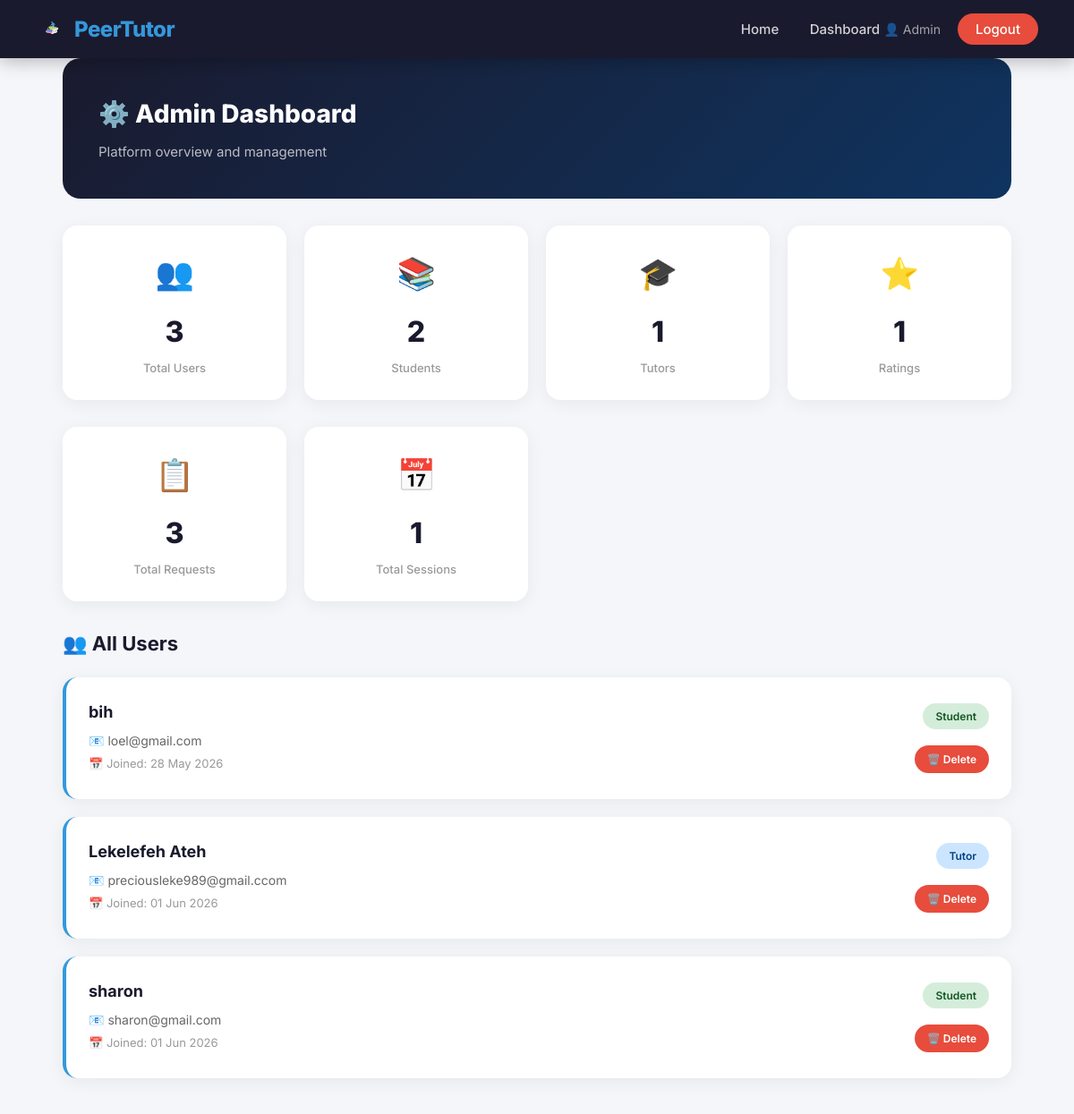
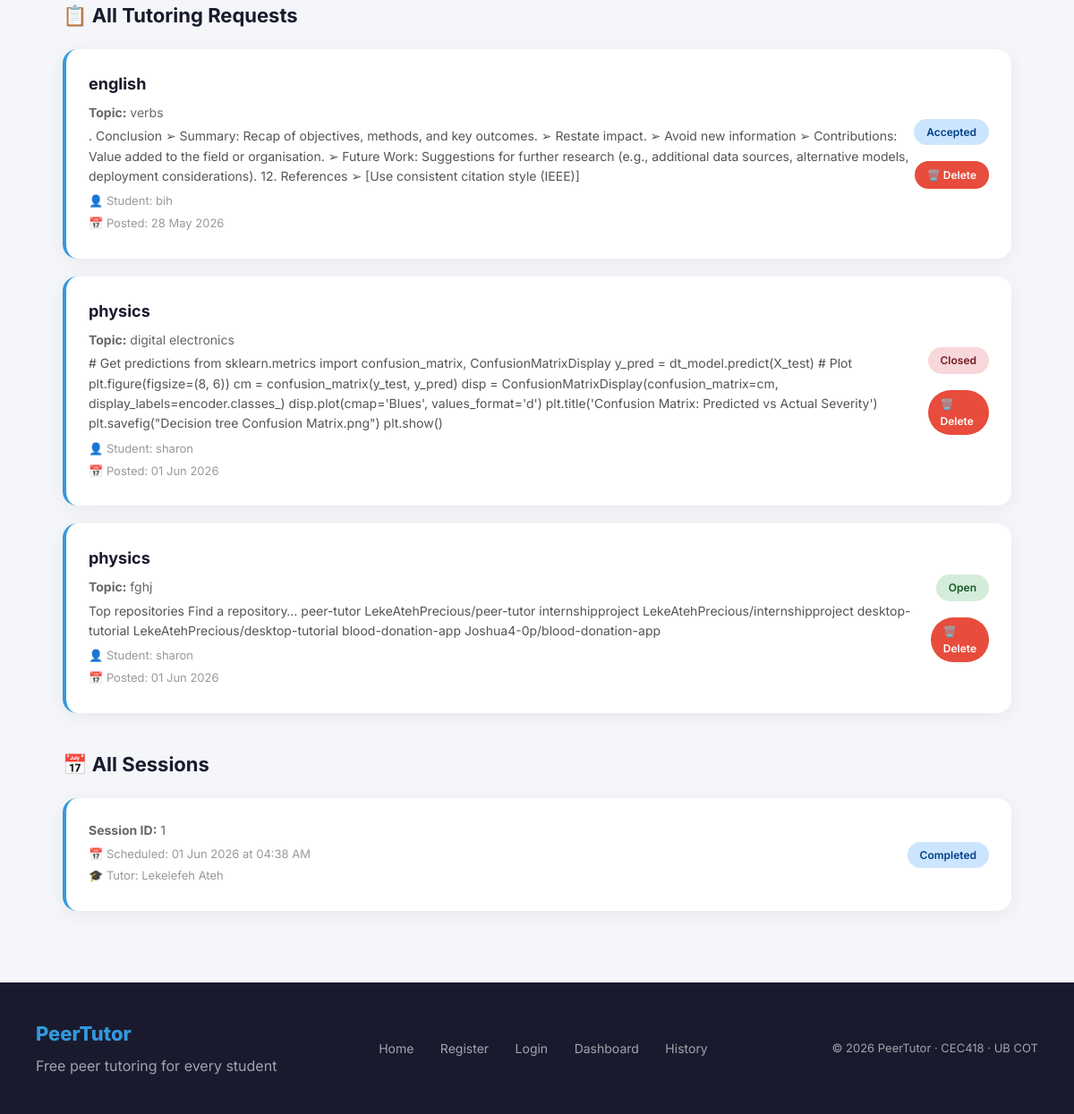
The page /admin (signed in) on the database its author committed (2 pictures, top to bottom).
### app/models.py (models this page shows, shortened)
class User(db.Model, UserMixin):
    id = db.Column(db.Integer, primary_key=True)
    full_name = db.Column(db.String(100), nullable=False)
    email = db.Column(db.String(120), unique=True,
                      nullable=False)
    password = db.Column(db.String(200), nullable=False)
    role = db.Column(db.String(10), nullable=False)
    created_at = db.Column(db.DateTime,
                           default=datetime.utcnow)
    requests = db.relationship(
        "TutoringRequest",
        foreign_keys="TutoringRequest.student_id",
        backref="student",
        lazy=True
    )
    sessions = db.relationship(
        "Session",
        foreign_keys="Session.tutor_id",
        backref="tutor",
        lazy=True
    )

class TutoringRequest(db.Model):
    id = db.Column(db.Integer, primary_key=True)
    subject = db.Column(db.String(100), nullable=False)
    topic = db.Column(db.String(200), nullable=False)
    description = db.Column(db.Text, nullable=True)
    status = db.Column(db.String(20), default="open")
    created_at = db.Column(db.DateTime,
                           default=datetime.utcnow)
    student_id = db.Column(
        db.Integer,
        db.ForeignKey("user.id"),
        nullable=False
    )

class Session(db.Model):
    id = db.Column(db.Integer, primary_key=True)
    scheduled_time = db.Column(db.DateTime, nullable=False)
    status = db.Column(db.String(20), default="upcoming")
    request_id = db.Column(
        db.Integer,
        db.ForeignKey("tutoring_request.id"),
        nullable=False
    )
    tutor_id = db.Column(
        db.Integer,
        db.ForeignKey("user.id"),
        nullable=False
    )
    created_at = db.Column(db.DateTime,
                           default=datetime.utcnow)
    messages = db.relationship(
        "Message",
        backref="session",
        lazy=True
    )

### app/routes.py (the view)
@main.route("/admin")
@login_required
def admin():
    if (current_user.email != "admin@peertutor.com" and
            current_user.role != "admin"):
        flash("Access denied.", "danger")
        return redirect(url_for("main.dashboard"))
    total_users = User.query.filter(
        User.email != "admin@peertutor.com").count()
    total_students = User.query.filter_by(
        role="student").count()
    total_tutors = User.query.filter_by(
        role="tutor").count()
    total_requests = TutoringRequest.query.count()
    total_sessions = Session.query.count()
    total_ratings = Rating.query.count()
    all_users = User.query.filter(
        User.email != "admin@peertutor.com").all()
    all_requests = TutoringRequest.query.all()
    all_sessions = Session.query.all()
    return render_template(
        "admin.html",
        total_users=total_users,
        total_students=total_students,
        total_tutors=total_tutors,
        total_requests=total_requests,
        total_sessions=total_sessions,
        total_ratings=total_ratings,
        all_users=all_users,
        all_requests=all_requests,
        all_sessions=all_sessions
    )

### app/models.py (called while the page is built)
@login_manager.user_loader
def load_user(user_id):
    return User.query.get(int(user_id))

### app/templates/admin.html (shortened to what this page needs)
{% extends "base.html" %}
{% block styles %}
<link rel="stylesheet"
    href="{{ url_for('static', filename='css/dashboard.css') }}">
{% endblock %}
{% block content %}
<div class="container">
    <div class="dashboard-header">
        <div>
            <h1>⚙️ Admin Dashboard</h1>
            <p>Platform overview and management</p>
        </div>
    </div>
    <div class="stats-row">
        <div class="stat-card">
            <div class="stat-icon">👥</div>
            <div class="stat-value">{{ total_users }}</div>
            <div class="stat-label">Total Users</div>
        </div>
        <div class="stat-card">
            <div class="stat-icon">📚</div>
            <div class="stat-value">
                {{ total_students }}
            </div>
            <div class="stat-label">Students</div>
        </div>
        <div class="stat-card">
            <div class="stat-icon">🎓</div>
            <div class="stat-value">{{ total_tutors }}</div>
            <div class="stat-label">Tutors</div>
        </div>
        <div class="stat-card">
            <div class="stat-icon">⭐</div>
            <div class="stat-value">{{ total_ratings }}</div>
            <div class="stat-label">Ratings</div>
        </div>
    </div>
    <div class="stats-row">
        <div class="stat-card">
            <div class="stat-icon">📋</div>
            <div class="stat-value">
                {{ total_requests }}
            </div>
            <div class="stat-label">Total Requests</div>
        </div>
        <div class="stat-card">
            <div class="stat-icon">📅</div>
            <div class="stat-value">
                {{ total_sessions }}
            </div>
            <div class="stat-label">Total Sessions</div>
        </div>
    </div>
    <h3 class="section-title" style="margin-top: 30px;">
        👥 All Users
    </h3>
    {% for user in all_users %}
    <div class="request-card">
        <div class="request-info">
            <h4>{{ user.full_name }}</h4>
            <p style="color: #666; font-size: 14px;">
                📧 {{ user.email }}
            </p>
            <p style="color: #999; font-size: 13px;">
                📅 Joined: {{ user.created_at.strftime(
                    '%d %b %Y') }}
            </p>
        </div>
        <div class="request-actions">
            {% if user.role == "student" %}
            <span class="badge badge-open">Student</span>
            {% elif user.role == "tutor" %}
            <span class="badge badge-accepted">Tutor</span>
            {% endif %}
            <a href="/admin/delete/user/{{ user.id }}"
                class="btn"
                style="background: #e74c3c;
                font-size: 12px;
                padding: 6px 14px;
                margin-top: 8px;"
                onclick="return confirm(
                    'Are you sure you want to delete this user?')">
                🗑️ Delete
            </a>
        </div>
    </div>
    {% else %}
    <div class="empty-state">
        <div class="empty-icon">👥</div>
        <h3>No users yet</h3>
    </div>
    {% endfor %}
    <h3 class="section-title" style="margin-top: 40px;">
        📋 All Tutoring Requests
    </h3>
    {% for req in all_requests %}
    <div class="request-card">
        <div class="request-info">
            <h4>{{ req.subject }}</h4>
            <p>
                <strong>Topic:</strong> {{ req.topic }}
            </p>
            <p style="color: #555; font-size: 14px;">
                {{ req.description }}
            </p>
            <p style="color: #999; font-size: 13px;
                margin-top: 6px;">
                👤 Student: {{ req.student.full_name }}
            </p>
            <p style="color: #999; font-size: 13px;">
                📅 Posted: {{ req.created_at.strftime(
                    '%d %b %Y') }}
            </p>
        </div>
        <div class="request-actions">
            {% if req.status == "open" %}
            <span class="badge badge-open">Open</span>
            {% elif req.status == "accepted" %}
            <span class="badge badge-accepted">
                Accepted
            </span>
            {% else %}
            <span class="badge badge-closed">Closed</span>
            {% endif %}
            <a href="/admin/delete/request/{{ req.id }}"
                class="btn"
                style="background: #e74c3c;
                font-size: 12px;
                padding: 6px 14px;
                margin-top: 8px;"
                onclick="return confirm(
                    'Are you sure you want to delete this request?')">
                🗑️ Delete
            </a>
        </div>
    </div>
    {% else %}
    <div class="empty-state">
        <div class="empty-icon">📋</div>
        <h3>No requests yet</h3>
    </div>
    {% endfor %}
    <h3 class="section-title" style="margin-top: 40px;">
        📅 All Sessions
    </h3>
    {% for session in all_sessions %}
    <div class="request-card">
        <div class="request-info">
            <p>
                <strong>Session ID:</strong>
                {{ session.id }}
            </p>
            <p style="color: #999; font-size: 13px;">
                📅 Scheduled:
                {{ session.scheduled_time.strftime(
                    '%d %b %Y at %I:%M %p') }}
            </p>
            <p style="color: #999; font-size: 13px;">
                🎓 Tutor: {{ session.tutor.full_name }}
            </p>
        </div>
        <div class="request-actions">
            {% if session.status == "upcoming" %}
            <span class="badge badge-open">Upcoming</span>
            {% elif session.status == "completed" %}
            <span class="badge badge-accepted">
                Completed
            </span>
            {% endif %}
        </div>
    </div>
    {% else %}
    <div class="empty-state">
        <div class="empty-icon">📅</div>
        <h3>No sessions yet</h3>
    </div>
    {% endfor %}
</div>
{% endblock %}

### app/templates/base.html (shortened to what this page needs)
<!DOCTYPE html>
<html lang="en">
<head>
    <link rel="stylesheet"
        href="{{ url_for('static', filename='css/base.css') }}">
    {% block styles %}{% endblock %}
</head>
<body>
    <nav>
        <a href="/" class="logo">
            <img src="{{ url_for('static',
                filename='images/logo.png') }}"
                alt="PeerTutor Logo"
                style="width: 35px; height: 35px;
                object-fit: contain;">
            PeerTutor
        </a>
        <div class="nav-links" id="navLinks">
            <a href="/">Home</a>
            {% if current_user.is_authenticated %}
                {% if current_user.role == "admin" %}
                    <a href="/admin">Dashboard</a>
                {% else %}
                    <a href="/dashboard">Dashboard</a>
                    <a href="/history">History</a>
                {% endif %}
                <span style="color: rgba(255,255,255,0.6);
                    font-size: 14px;">
                    👤 {{ current_user.full_name }}
                </span>
                <a href="/logout" class="btn-nav"
                style="background: #e74c3c;">
                    Logout
                </a>
            {% endif %}
        </div>
    </nav>
    {% block content %}{% endblock %}
    <footer>
        <div>
            <div class="footer-logo">PeerTutor</div>
            <div>Free peer tutoring for every student</div>
        </div>
        <div class="footer-links">
            <a href="/">Home</a>
            <a href="/register">Register</a>
            <a href="/login">Login</a>
            <a href="/dashboard">Dashboard</a>
            <a href="/history">History</a>
        </div>
        <div class="footer-copy">
            © 2026 PeerTutor · CEC418 · UB COT
        </div>
    </footer>
</body>
</html>

### app/static/css/base.css (style rules this page uses)
* { margin: 0; padding: 0; box-sizing: border-box; }
body { font-family: 'Inter', Arial, sans-serif; background-color: #f4f6f9; color: #333; line-height: 1.6; }
nav { background-color: #1a1a2e; padding: 15px 40px; display: flex; justify-content: space-between; align-items: center; position: sticky; top: 0; z-index: 1000; box-shadow: 0 2px 20px rgba(0,0,0,0.3); }
nav .logo { color: #3498db; font-size: 24px; font-weight: 800; text-decoration: none; letter-spacing: -0.5px; display: flex; flex-direction: row; align-items: center; gap: 8px; line-height: 1; }
nav .nav-links a { color: rgba(255,255,255,0.8); text-decoration: none; margin-left: 30px; font-size: 15px; font-weight: 500; transition: color 0.3s ease; }
nav .nav-links .btn-nav { background: #3498db; color: white; padding: 8px 20px; border-radius: 50px; margin-left: 15px; }
.container { max-width: 1100px; margin: 0 auto; padding: 0 20px; }
.btn { display: inline-block; padding: 12px 28px; background: #3498db; color: white; border: none; border-radius: 50px; cursor: pointer; text-decoration: none; font-size: 15px; font-weight: 600; transition: all 0.3s ease; }
footer { background: #1a1a2e; color: rgba(255,255,255,0.6); padding: 40px; margin-top: 80px; display: flex; justify-content: space-between; align-items: center; flex-wrap: wrap; gap: 20px; }
footer .footer-logo { color: #3498db; font-size: 22px; font-weight: 800; margin-bottom: 6px; }
footer .footer-links a { color: rgba(255,255,255,0.6); text-decoration: none; margin-right: 25px; font-size: 14px; transition: color 0.3s ease; }
footer .footer-copy { font-size: 13px; }

### app/static/css/dashboard.css (style rules this page uses)
.dashboard-header { background: linear-gradient(135deg, #1a1a2e 0%, #0f3460 100%); color: white; padding: 40px; border-radius: 20px; margin-bottom: 30px; display: flex; justify-content: space-between; align-items: center; }
.dashboard-header h1 { font-size: 28px; font-weight: 800; margin-bottom: 8px; }
.dashboard-header p { color: rgba(255,255,255,0.7); font-size: 15px; }
.stats-row { display: grid; grid-template-columns: repeat(4, 1fr); gap: 20px; margin-bottom: 30px; }
.stat-card { background: white; padding: 25px; border-radius: 16px; box-shadow: 0 4px 20px rgba(0,0,0,0.06); text-align: center; transition: transform 0.3s ease; }
.stat-card .stat-icon { font-size: 35px; margin-bottom: 12px; }
.stat-card .stat-value { font-size: 32px; font-weight: 800; color: #1a1a2e; margin-bottom: 5px; }
.stat-card .stat-label { color: #999; font-size: 13px; font-weight: 500; }
.section-title { font-size: 22px; font-weight: 700; color: #1a1a2e; margin-bottom: 20px; display: flex; align-items: center; gap: 10px; }
.request-card { background: white; padding: 25px; border-radius: 16px; box-shadow: 0 4px 20px rgba(0,0,0,0.06); margin-bottom: 20px; border-left: 4px solid #3498db; transition: transform 0.3s ease, box-shadow 0.3s ease; display: flex; justify-content: space-between; align-items: center; }
.request-info h4 { font-size: 18px; font-weight: 700; color: #1a1a2e; margin-bottom: 6px; }
.request-info p { color: #666; font-size: 14px; margin-bottom: 4px; }
.request-actions { display: flex; flex-direction: column; align-items: flex-end; gap: 10px; }
.badge { display: inline-block; padding: 5px 14px; border-radius: 50px; font-size: 12px; font-weight: 600; }
.badge-open { background: #d4edda; color: #155724; }
.badge-accepted { background: #cce5ff; color: #004085; }
.badge-closed { background: #f8d7da; color: #721c24; }

### rows shown on the page
User: full_name "Admin"
User: full_name "bih", email "loel@gmail.com", created_at "28 May 2026", role "Student"
User: full_name "Lekelefeh Ateh", email "preciousleke989@gmail.ccom", created_at "01 Jun 2026", role "Tutor"
User: full_name "sharon", email "sharon@gmail.com", created_at "01 Jun 2026", role "Student"
TutoringRequest: subject "english", topic "verbs", description ". Conclusion ➢ Summary: Recap of objectives, methods, and key outcomes. ➢ Restate impact. ➢ Avoid new information ➢ Contributions: Value added to the field or organisation. ➢ Future Work: Suggestions for further research (e.g., additional data sources, alternative models, deployment considerations). 12. References ➢ [Use consistent citation style (IEEE)]", student.full_name "bih", created_at "28 May 2026", status "Accepted"
TutoringRequest: subject "physics", topic "digital electronics", description "# Get predictions from sklearn.metrics import confusion_matrix, ConfusionMatrixDisplay y_pred = dt_model.predict(X_test) # Plot plt.figure(figsize=(8, 6)) cm = confusion_matrix(y_test, y_pred) disp = ConfusionMatrixDisplay(confusion_matrix=cm, display_labels=encoder.classes_) disp.plot(cmap='Blues', values_format='d') plt.title('Confusion Matrix: Predicted vs Actual Severity') plt.savefig(\"Decision tree Confusion Matrix.png\") plt.show()", student.full_name "sharon", created_at "01 Jun 2026", status "Closed"
TutoringRequest: subject "physics", topic "fghj", description "Top repositories Find a repository… peer-tutor LekeAtehPrecious/peer-tutor internshipproject LekeAtehPrecious/internshipproject desktop-tutorial LekeAtehPrecious/desktop-tutorial blood-donation-app Joshua4-0p/blood-donation-app", student.full_name "sharon", created_at "01 Jun 2026", status "Open"

### other values the page prints
{{ total_users }} "3"
{{ total_students }} "2"
{{ total_tutors }} "1"
{{ total_ratings }} "1"
{{ total_requests }} "3"
{{ total_sessions }} "1"
{{ session.id }} "1"
{{ session.tutor.full_name }} "Lekelefeh Ateh"
